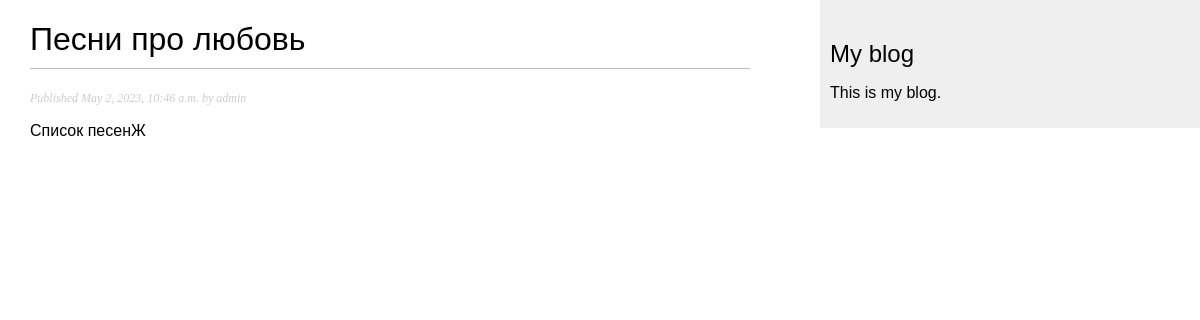
Page /blog/2023/5/2/pesni-pro-lyubov/ on the committed database.
### blog/models.py (models this page shows, shortened)
class CoreModel(models.Model):
    created = models.DateTimeField(auto_now_add=True)
    updated = models.DateTimeField(auto_now=True)

class Post(CoreModel):
    STATUS_CHOICES = (
        ('draft', 'Draft'),
        ('published', 'Published'),
    )
    title = models.CharField(max_length=250)
    slug = models.SlugField(
        max_length=250,
        unique_for_date='publish'
    )
    author = models.ForeignKey(
        User,
        on_delete=models.CASCADE,
        related_name='blog_posts',
    )
    body = models.TextField()
    publish = models.DateTimeField(default=timezone.now)
    status = models.CharField(
        max_length=10,
        choices=STATUS_CHOICES,
        default='draft',
    )
    objects = models.Manager()
    published = PublishedManager()
    class Meta:
        ordering = ('-publish',)

### blog/views.py (the view)
def post_detail(request, year, month, day, post):
    post = get_object_or_404(
        Post,
        slug=post,
        status='published',
        publish__year=year,
        publish__month=month,
        publish__day=day,
    )
    return render(
        request=request,
        template_name='blog/post/detail.html',
        context={'post': post}
    )

### blog/templates/blog/post/detail.html (shortened to what this page needs)
{% extends "blog/base.html" %}
{% block content %}
    <h1>{{ post.title }}</h1>
    <p class="date">
        Published {{ post.publish }} by {{ post.author }}
    </p>
    {{ post.body|linebreaks }}
{% endblock %}

### blog/static/css/blog.css (style rules this page uses)
body { margin:0; padding:0; font-family:helvetica, sans-serif; }
h1 { font-weight:normal; border-bottom:1px solid #bbb; padding:0 0 10px 0; }
p.date { color:#ccc; font-family: georgia, serif; font-size: 12px; font-style: italic; }

### rows in the picture
Post: title "Песни про любовь", publish "May 2, 2023, 10:46 a.m.", author "admin", body "Список песенЖ"
